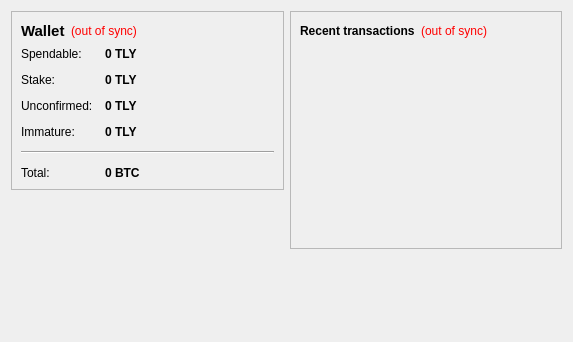
<?xml version="1.0" encoding="UTF-8"?>
<ui version="4.0">
 <class>OverviewPage</class>
 <widget class="QWidget" name="OverviewPage">
  <property name="geometry">
   <rect>
    <x>0</x>
    <y>0</y>
    <width>573</width>
    <height>342</height>
   </rect>
  </property>
  <property name="windowTitle">
   <string>Form</string>
  </property>
  <layout class="QHBoxLayout" name="horizontalLayout" stretch="1,1">
   <item>
    <layout class="QVBoxLayout" name="verticalLayout_2">
     <item>
      <widget class="QFrame" name="frame">
       <property name="frameShape">
        <enum>QFrame::StyledPanel</enum>
       </property>
       <property name="frameShadow">
        <enum>QFrame::Raised</enum>
       </property>
       <layout class="QVBoxLayout" name="verticalLayout_4">
        <item>
         <layout class="QHBoxLayout" name="horizontalLayout_4">
          <item>
           <widget class="QLabel" name="label_5">
            <property name="font">
             <font>
              <pointsize>11</pointsize>
              <weight>75</weight>
              <bold>true</bold>
             </font>
            </property>
            <property name="text">
             <string>Wallet</string>
            </property>
           </widget>
          </item>
          <item>
           <widget class="QLabel" name="labelWalletStatus">
            <property name="toolTip">
             <string>The displayed information may be out of date. Your wallet automatically synchronizes with the Tellycoin network after a connection is established, but this process has not completed yet.</string>
            </property>
            <property name="styleSheet">
             <string notr="true">QLabel { color: red; }</string>
            </property>
            <property name="text">
             <string notr="true">(out of sync)</string>
            </property>
            <property name="alignment">
             <set>Qt::AlignLeading|Qt::AlignLeft|Qt::AlignVCenter</set>
            </property>
           </widget>
          </item>
          <item>
           <spacer name="horizontalSpacer_2">
            <property name="orientation">
             <enum>Qt::Horizontal</enum>
            </property>
            <property name="sizeHint" stdset="0">
             <size>
              <width>40</width>
              <height>20</height>
             </size>
            </property>
           </spacer>
          </item>
         </layout>
        </item>
        <item>
         <layout class="QFormLayout" name="formLayout_2">
          <property name="fieldGrowthPolicy">
           <enum>QFormLayout::AllNonFixedFieldsGrow</enum>
          </property>
          <property name="horizontalSpacing">
           <number>12</number>
          </property>
          <property name="verticalSpacing">
           <number>12</number>
          </property>
          <item row="0" column="0">
           <widget class="QLabel" name="label">
            <property name="text">
             <string>Spendable:</string>
            </property>
           </widget>
          </item>
          <item row="0" column="1">
           <widget class="QLabel" name="labelBalance">
            <property name="font">
             <font>
              <weight>75</weight>
              <bold>true</bold>
             </font>
            </property>
            <property name="cursor">
             <cursorShape>IBeamCursor</cursorShape>
            </property>
            <property name="toolTip">
             <string>Your current spendable balance</string>
            </property>
            <property name="text">
             <string notr="true">0 TLY</string>
            </property>
            <property name="textInteractionFlags">
             <set>Qt::LinksAccessibleByMouse|Qt::TextSelectableByKeyboard|Qt::TextSelectableByMouse</set>
            </property>
           </widget>
          </item>
          <item row="1" column="0">
           <widget class="QLabel" name="label_6">
            <property name="text">
             <string>Stake:</string>
            </property>
           </widget>
          </item>
          <item row="1" column="1">
           <widget class="QLabel" name="labelStake">
            <property name="font">
             <font>
              <weight>75</weight>
              <bold>true</bold>
             </font>
            </property>
            <property name="cursor">
             <cursorShape>IBeamCursor</cursorShape>
            </property>
            <property name="toolTip">
             <string>Total of coins that was staked, and do not yet count toward the current balance</string>
            </property>
            <property name="text">
             <string notr="true">0 TLY</string>
            </property>
            <property name="textInteractionFlags">
             <set>Qt::LinksAccessibleByMouse|Qt::TextSelectableByKeyboard|Qt::TextSelectableByMouse</set>
            </property>
           </widget>
          </item>
          <item row="2" column="0">
           <widget class="QLabel" name="label_3">
            <property name="text">
             <string>Unconfirmed:</string>
            </property>
           </widget>
          </item>
          <item row="2" column="1">
           <widget class="QLabel" name="labelUnconfirmed">
            <property name="font">
             <font>
              <weight>75</weight>
              <bold>true</bold>
             </font>
            </property>
            <property name="cursor">
             <cursorShape>IBeamCursor</cursorShape>
            </property>
            <property name="toolTip">
             <string>Total of transactions that have yet to be confirmed, and do not yet count toward the current balance</string>
            </property>
            <property name="text">
             <string notr="true">0 TLY</string>
            </property>
            <property name="textInteractionFlags">
             <set>Qt::LinksAccessibleByMouse|Qt::TextSelectableByKeyboard|Qt::TextSelectableByMouse</set>
            </property>
           </widget>
          </item>
          <item row="3" column="0">
           <widget class="QLabel" name="labelImmatureText">
            <property name="text">
             <string>Immature:</string>
            </property>
           </widget>
          </item>
          <item row="3" column="1">
           <widget class="QLabel" name="labelImmature">
            <property name="font">
             <font>
              <weight>75</weight>
              <bold>true</bold>
             </font>
            </property>
            <property name="toolTip">
             <string>Mined balance that has not yet matured</string>
            </property>
            <property name="text">
             <string notr="true">0 TLY</string>
            </property>
            <property name="textInteractionFlags">
             <set>Qt::LinksAccessibleByMouse|Qt::TextSelectableByKeyboard|Qt::TextSelectableByMouse</set>
            </property>
           </widget>
          </item>
          <item row="4" column="0" colspan="2">
           <widget class="Line" name="line">
            <property name="orientation">
             <enum>Qt::Horizontal</enum>
            </property>
           </widget>
          </item>
          <item row="5" column="0">
           <widget class="QLabel" name="labelTotalText">
            <property name="text">
             <string>Total:</string>
            </property>
           </widget>
          </item>
          <item row="5" column="1">
           <widget class="QLabel" name="labelTotal">
            <property name="font">
             <font>
              <weight>75</weight>
              <bold>true</bold>
             </font>
            </property>
            <property name="cursor">
             <cursorShape>IBeamCursor</cursorShape>
            </property>
            <property name="toolTip">
             <string>Your current total balance</string>
            </property>
            <property name="text">
             <string notr="true">0 BTC</string>
            </property>
            <property name="textInteractionFlags">
             <set>Qt::LinksAccessibleByMouse|Qt::TextSelectableByKeyboard|Qt::TextSelectableByMouse</set>
            </property>
           </widget>
          </item>
         </layout>
        </item>
       </layout>
      </widget>
     </item>
     <item>
      <spacer name="verticalSpacer">
       <property name="orientation">
        <enum>Qt::Vertical</enum>
       </property>
       <property name="sizeHint" stdset="0">
        <size>
         <width>20</width>
         <height>40</height>
        </size>
       </property>
      </spacer>
     </item>
    </layout>
   </item>
   <item>
    <layout class="QVBoxLayout" name="verticalLayout_3">
     <item>
      <widget class="QFrame" name="frame_2">
       <property name="frameShape">
        <enum>QFrame::StyledPanel</enum>
       </property>
       <property name="frameShadow">
        <enum>QFrame::Raised</enum>
       </property>
       <layout class="QVBoxLayout" name="verticalLayout">
        <item>
         <layout class="QHBoxLayout" name="horizontalLayout_2">
          <item>
           <widget class="QLabel" name="label_4">
            <property name="text">
             <string>&lt;b&gt;Recent transactions&lt;/b&gt;</string>
            </property>
           </widget>
          </item>
          <item>
           <widget class="QLabel" name="labelTransactionsStatus">
            <property name="toolTip">
             <string>The displayed information may be out of date. Your wallet automatically synchronizes with the Tellycoin network after a connection is established, but this process has not completed yet.</string>
            </property>
            <property name="styleSheet">
             <string notr="true">QLabel { color: red; }</string>
            </property>
            <property name="text">
             <string notr="true">(out of sync)</string>
            </property>
            <property name="alignment">
             <set>Qt::AlignRight|Qt::AlignTrailing|Qt::AlignVCenter</set>
            </property>
           </widget>
          </item>
          <item>
           <spacer name="horizontalSpacer">
            <property name="orientation">
             <enum>Qt::Horizontal</enum>
            </property>
            <property name="sizeHint" stdset="0">
             <size>
              <width>40</width>
              <height>20</height>
             </size>
            </property>
           </spacer>
          </item>
         </layout>
        </item>
        <item>
         <widget class="QListView" name="listTransactions">
          <property name="styleSheet">
           <string notr="true">QListView { background: transparent; }</string>
          </property>
          <property name="frameShape">
           <enum>QFrame::NoFrame</enum>
          </property>
          <property name="verticalScrollBarPolicy">
           <enum>Qt::ScrollBarAlwaysOff</enum>
          </property>
          <property name="horizontalScrollBarPolicy">
           <enum>Qt::ScrollBarAlwaysOff</enum>
          </property>
          <property name="selectionMode">
           <enum>QAbstractItemView::NoSelection</enum>
          </property>
         </widget>
        </item>
       </layout>
      </widget>
     </item>
     <item>
      <spacer name="verticalSpacer_2">
       <property name="orientation">
        <enum>Qt::Vertical</enum>
       </property>
       <property name="sizeHint" stdset="0">
        <size>
         <width>20</width>
         <height>40</height>
        </size>
       </property>
      </spacer>
     </item>
    </layout>
   </item>
  </layout>
 </widget>
 <resources/>
 <connections/>
</ui>
